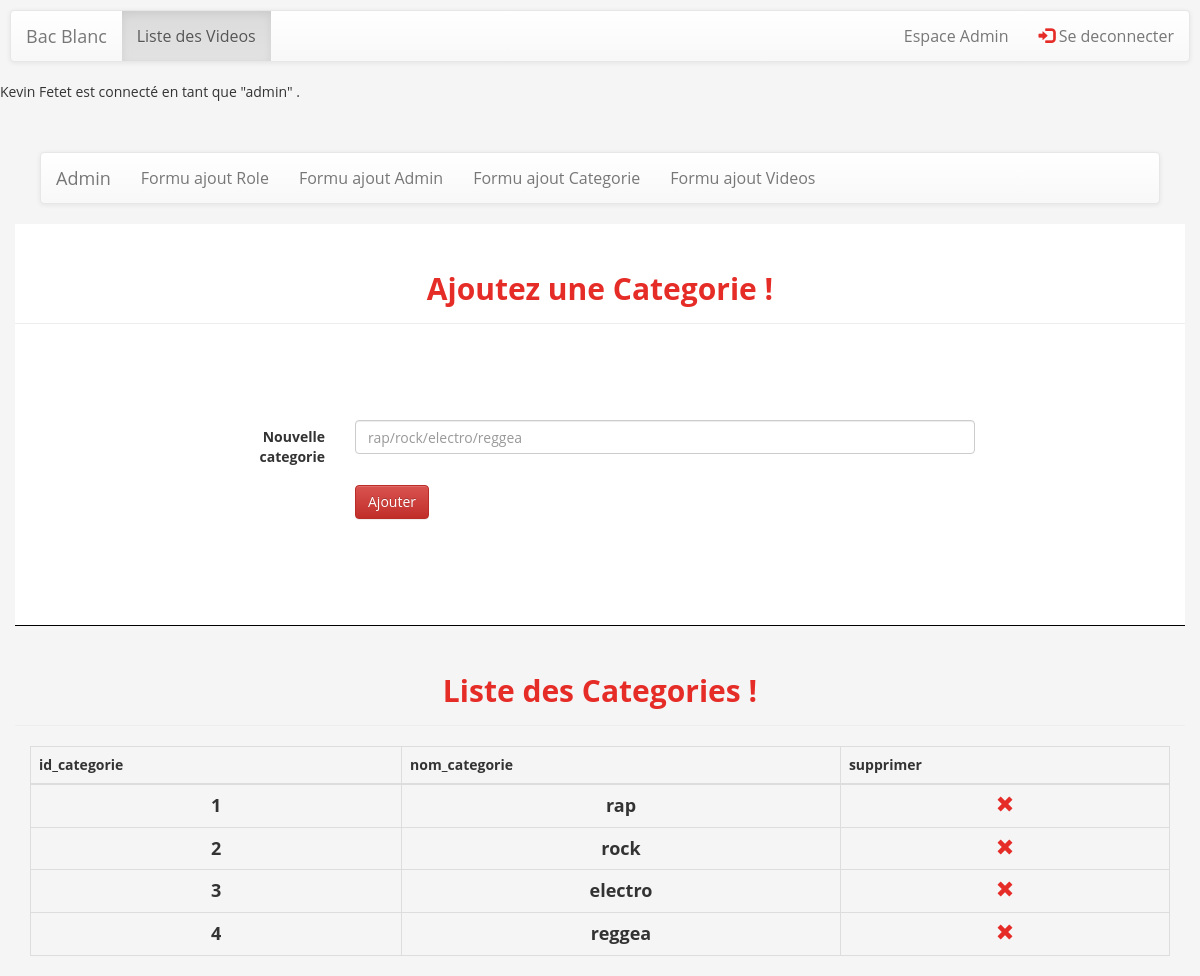
The page /formuAjoutCategorie.php (signed in) on the database its author committed.
### tables this page shows
CREATE TABLE `categories` (
  `id_categorie` int(11) NOT NULL,
  `nom_categorie` varchar(50) NOT NULL
);

### listCategories.php (the view, shortened to what this page needs)
<div class="container">
    <div class="row">
        <h2 class="page-header text-center">Liste des Categories !</h2>
    </div>
</div>
<?php
$tableHeading =array('id_categorie',
    'nom_categorie');
$tableHeading[]='supprimer';
echo "<div class='container'>";
echo "<table id='table' class='table table-bordered table-responsive table-hover'>";
echo "<thead><tr>";
$i=0;
$tailleChamps = count($tableHeading);
for( $i; $i < $tailleChamps; $i++)
{  ?>
    <th><?=$tableHeading[$i]?></th>
<?php }
echo "</tr></thead>";
echo "<tbody>";
$roles = "SELECT  * FROM categories";
$reponse = mysqli_query($link, $roles);
if(mysqli_num_rows($reponse)>0){
    while($row = mysqli_fetch_assoc($reponse)){
        echo "<tr>";
        echo "<td>".$row['id_categorie']."</td>";
        echo "<td>".$row['nom_categorie']."</td>";
        $champSupprimer = '<td><a id="'.$row["id_categorie"].'" href="javascript:void(0)" onclick="removeUser('.$row["id_categorie"].')"><span class="glyphicon glyphicon-remove" aria-hidden="true"></span></a></td>';
        echo $champSupprimer;
        echo "</tr>";
    }
}
echo "</tbody>";
echo "</table>";
echo "</div>";
?>
</body>

### assets/css/style.css (style rules this page uses)
h1, h2, h3, h4, h5, h6 { font-family:'Open Sans', sans-serif; font-weight: bold; color: white; }
.text-center { text-align:center; }
h2 { line-height:50px; color:#424242; }

### assets/css/nbpcss.css (style rules this page uses)
html { margin:0; padding:0; }
body { background: whitesmoke; margin: 0; padding:0; height: 100%; }
h2 { color: #E52C27; }
a { color: #384452; }
span { font-weight: bold; color: #E52C27; }
tbody tr td { text-align: center; font-weight: bold; font-size: 18px; }

### rows shown on the page
categories: id_categorie "1", nom_categorie "rap"
categories: id_categorie "2", nom_categorie "rock"
categories: id_categorie "3", nom_categorie "electro"
categories: id_categorie "4", nom_categorie "reggea"

### other values the page prints
$_SESSION['prenom'] "Kevin"
$_SESSION['nom'] "Fetet"
$_SESSION['nom_role'] "admin"
$tableHeading[$i] "id_categorie"
$tableHeading[$i] "nom_categorie"
$tableHeading[$i] "supprimer"
